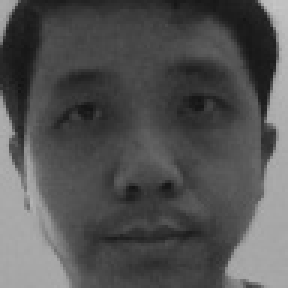
#> input picture data/meme_faces/img20170816_072935981204.jpg, 96 x 96 px, given in place of the camera (shown 3 times larger)
$ python Camera.py   (Python 2 division)
#> lines starting #> are read from the running program, lines starting #| are printed output that depends on the picture
# -*- coding: utf-8 -*-
"""
Created on Sat Aug 12 13:53:37 2017

@author: Earl
"""

import numpy as np
import cv2
import os
from datetime import datetime

pathclassifier = os.getcwd() + '/'
haar1 = pathclassifier + '../haar/haarcascade_frontalface_default.xml'


def saveimg(folder, img):
    dim = (48, 48)
    resized = cv2.resize(img, dim, interpolation=cv2.INTER_AREA)
    filename = pathclassifier + folder + 'img' + datetime.now().strftime('%Y%m%d_%H%M%S%f') + '.jpg'
    cv2.imwrite(filename, resized)
    return


if not os.path.isfile(haar1):
    raise ValueError('Haar cascade not found!\n' + os.getcwd())


def captureImage(folder):
#> called with folder = 'image/surprised/'
    faceDet = cv2.CascadeClassifier(haar1)

    cap = cv2.VideoCapture(0)
    ret, img = cap.read()
#> img is the input picture: shape (96, 96, 3); min 19, max 199, mean 82.9
    cap.release()
    # cv2.destroyAllWindows()
    gray = cv2.cvtColor(img, cv2.COLOR_BGR2GRAY)
    faces = faceDet.detectMultiScale(gray, 1.3, 5)
#> faces = [[4, 3, 89, 89]]
    for (x, y, w, h) in faces:
        roi_gray = gray[y:y + h, x:x + w]
        # saveimg(folder, roi_gray)
        print roi_gray.shape
#> this loop made 1 pass
#| (89, 89)
#> pass 1, in captureImage, `roi_gray = gray[y:y + h, x:x + w]`:
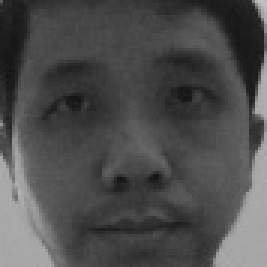
#> roi_gray: shape (89, 89) (shown 3 times larger); min 19, max 192, mean 77.2


captureImage('image/surprised/')
